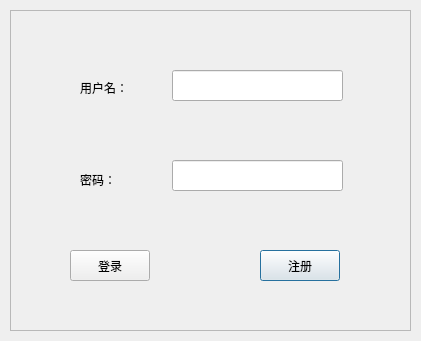
<?xml version="1.0" encoding="UTF-8"?>
<ui version="4.0">
 <class>login</class>
 <widget class="QDialog" name="login">
  <property name="geometry">
   <rect>
    <x>0</x>
    <y>0</y>
    <width>421</width>
    <height>341</height>
   </rect>
  </property>
  <property name="windowTitle">
   <string>Dialog</string>
  </property>
  <widget class="QFrame" name="frameCard">
   <property name="geometry">
    <rect>
     <x>10</x>
     <y>10</y>
     <width>401</width>
     <height>321</height>
    </rect>
   </property>
   <property name="frameShape">
    <enum>QFrame::StyledPanel</enum>
   </property>
   <property name="frameShadow">
    <enum>QFrame::Raised</enum>
   </property>
   <widget class="QLineEdit" name="line_password">
    <property name="geometry">
     <rect>
      <x>162</x>
      <y>150</y>
      <width>171</width>
      <height>31</height>
     </rect>
    </property>
   </widget>
   <widget class="QLabel" name="lab_name">
    <property name="geometry">
     <rect>
      <x>70</x>
      <y>70</y>
      <width>54</width>
      <height>16</height>
     </rect>
    </property>
    <property name="text">
     <string>用户名：</string>
    </property>
   </widget>
   <widget class="QLabel" name="label_pwd">
    <property name="geometry">
     <rect>
      <x>70</x>
      <y>160</y>
      <width>54</width>
      <height>20</height>
     </rect>
    </property>
    <property name="text">
     <string>密码：</string>
    </property>
   </widget>
   <widget class="QLineEdit" name="line_username">
    <property name="geometry">
     <rect>
      <x>162</x>
      <y>60</y>
      <width>171</width>
      <height>31</height>
     </rect>
    </property>
   </widget>
   <widget class="QPushButton" name="btn_sign_up">
    <property name="geometry">
     <rect>
      <x>250</x>
      <y>240</y>
      <width>80</width>
      <height>31</height>
     </rect>
    </property>
    <property name="text">
     <string>注册</string>
    </property>
   </widget>
   <widget class="QPushButton" name="btn_sign_in">
    <property name="geometry">
     <rect>
      <x>60</x>
      <y>240</y>
      <width>80</width>
      <height>31</height>
     </rect>
    </property>
    <property name="text">
     <string>登录</string>
    </property>
   </widget>
  </widget>
 </widget>
 <tabstops>
  <tabstop>line_username</tabstop>
  <tabstop>line_password</tabstop>
  <tabstop>btn_sign_in</tabstop>
  <tabstop>btn_sign_up</tabstop>
 </tabstops>
 <resources/>
 <connections/>
</ui>
